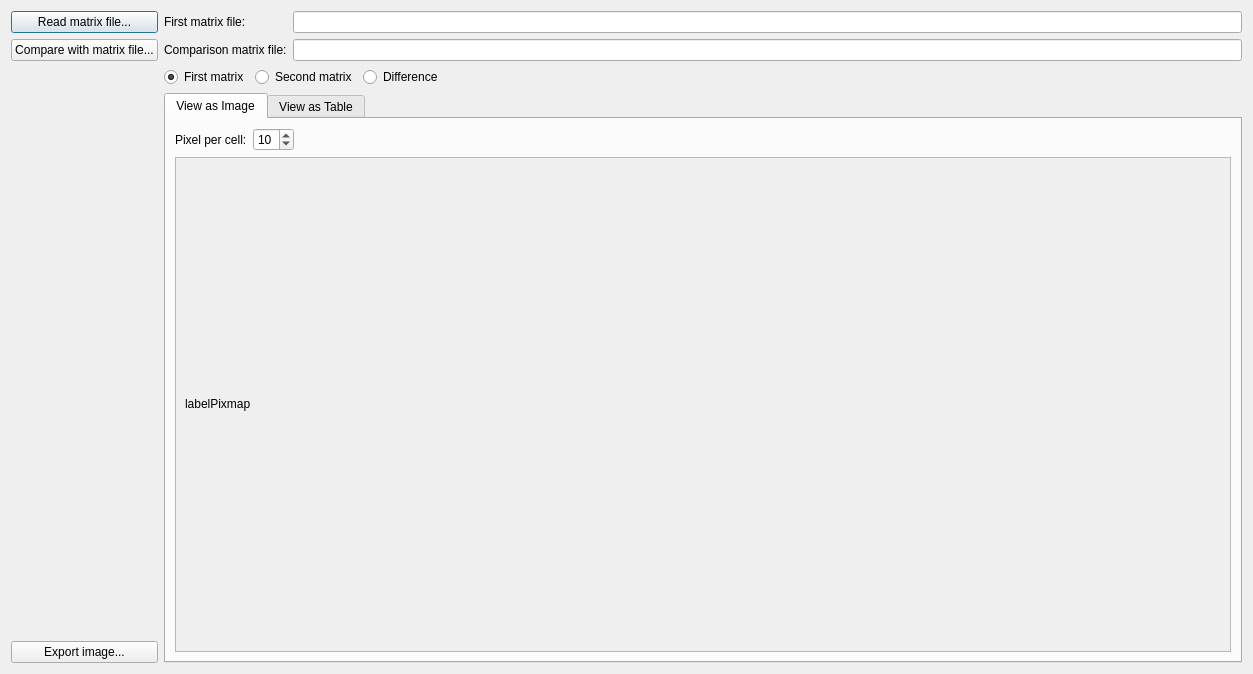
<?xml version="1.0" encoding="UTF-8"?>
<ui version="4.0">
 <class>MainDialog</class>
 <widget class="QDialog" name="MainDialog">
  <property name="geometry">
   <rect>
    <x>0</x>
    <y>0</y>
    <width>1253</width>
    <height>674</height>
   </rect>
  </property>
  <property name="windowTitle">
   <string>Jacobian Matrix Viewer</string>
  </property>
  <layout class="QGridLayout" name="gridLayout_2">
   <item row="0" column="0" rowspan="4">
    <layout class="QVBoxLayout" name="verticalLayout_3">
     <item>
      <widget class="QPushButton" name="pushButtonReadMatrix">
       <property name="text">
        <string>Read matrix file...</string>
       </property>
      </widget>
     </item>
     <item>
      <widget class="QPushButton" name="pushButtonCompareWithOther">
       <property name="text">
        <string>Compare with matrix file...</string>
       </property>
      </widget>
     </item>
     <item>
      <spacer name="verticalSpacer">
       <property name="orientation">
        <enum>Qt::Vertical</enum>
       </property>
       <property name="sizeHint" stdset="0">
        <size>
         <width>20</width>
         <height>40</height>
        </size>
       </property>
      </spacer>
     </item>
     <item>
      <widget class="QPushButton" name="pushButton">
       <property name="text">
        <string>Export image...</string>
       </property>
      </widget>
     </item>
    </layout>
   </item>
   <item row="0" column="1">
    <widget class="QLabel" name="label">
     <property name="text">
      <string>First matrix file:</string>
     </property>
    </widget>
   </item>
   <item row="0" column="2">
    <widget class="QLineEdit" name="lineEditMatrixFile"/>
   </item>
   <item row="1" column="1">
    <widget class="QLabel" name="label_2">
     <property name="text">
      <string>Comparison matrix file:</string>
     </property>
    </widget>
   </item>
   <item row="1" column="2">
    <widget class="QLineEdit" name="lineEditOtherMatrixFile"/>
   </item>
   <item row="2" column="1" colspan="2">
    <layout class="QHBoxLayout" name="horizontalLayout">
     <item>
      <widget class="QRadioButton" name="radioButtonFirst">
       <property name="text">
        <string>First matrix</string>
       </property>
       <property name="checked">
        <bool>true</bool>
       </property>
      </widget>
     </item>
     <item>
      <widget class="QRadioButton" name="radioButtonSecond">
       <property name="text">
        <string>Second matrix</string>
       </property>
      </widget>
     </item>
     <item>
      <widget class="QRadioButton" name="radioButtonDifference">
       <property name="text">
        <string>Difference</string>
       </property>
      </widget>
     </item>
     <item>
      <spacer name="horizontalSpacer_2">
       <property name="orientation">
        <enum>Qt::Horizontal</enum>
       </property>
       <property name="sizeHint" stdset="0">
        <size>
         <width>40</width>
         <height>20</height>
        </size>
       </property>
      </spacer>
     </item>
    </layout>
   </item>
   <item row="3" column="1" colspan="2">
    <widget class="QTabWidget" name="tabWidget">
     <property name="currentIndex">
      <number>0</number>
     </property>
     <widget class="QWidget" name="tab">
      <attribute name="title">
       <string>View as Image</string>
      </attribute>
      <layout class="QGridLayout" name="gridLayout">
       <item row="0" column="0">
        <widget class="QLabel" name="label_3">
         <property name="text">
          <string>Pixel per cell:</string>
         </property>
        </widget>
       </item>
       <item row="0" column="1">
        <widget class="QSpinBox" name="spinBoxPixel">
         <property name="minimum">
          <number>1</number>
         </property>
         <property name="maximum">
          <number>50</number>
         </property>
         <property name="value">
          <number>10</number>
         </property>
        </widget>
       </item>
       <item row="0" column="2">
        <spacer name="horizontalSpacer">
         <property name="orientation">
          <enum>Qt::Horizontal</enum>
         </property>
         <property name="sizeHint" stdset="0">
          <size>
           <width>40</width>
           <height>20</height>
          </size>
         </property>
        </spacer>
       </item>
       <item row="1" column="0" colspan="3">
        <widget class="QScrollArea" name="scrollArea">
         <property name="widgetResizable">
          <bool>true</bool>
         </property>
         <widget class="QWidget" name="scrollAreaWidgetContents">
          <property name="geometry">
           <rect>
            <x>0</x>
            <y>0</y>
            <width>1015</width>
            <height>480</height>
           </rect>
          </property>
          <layout class="QVBoxLayout" name="verticalLayout_2">
           <item>
            <widget class="QLabel" name="labelPixmap">
             <property name="sizePolicy">
              <sizepolicy hsizetype="Fixed" vsizetype="Fixed">
               <horstretch>0</horstretch>
               <verstretch>0</verstretch>
              </sizepolicy>
             </property>
             <property name="minimumSize">
              <size>
               <width>400</width>
               <height>400</height>
              </size>
             </property>
             <property name="text">
              <string>labelPixmap</string>
             </property>
            </widget>
           </item>
          </layout>
         </widget>
        </widget>
       </item>
      </layout>
     </widget>
     <widget class="QWidget" name="tab_2">
      <attribute name="title">
       <string>View as Table</string>
      </attribute>
      <layout class="QVBoxLayout" name="verticalLayout">
       <item>
        <widget class="QTableView" name="tableView"/>
       </item>
      </layout>
     </widget>
    </widget>
   </item>
  </layout>
 </widget>
 <resources/>
 <connections/>
</ui>
